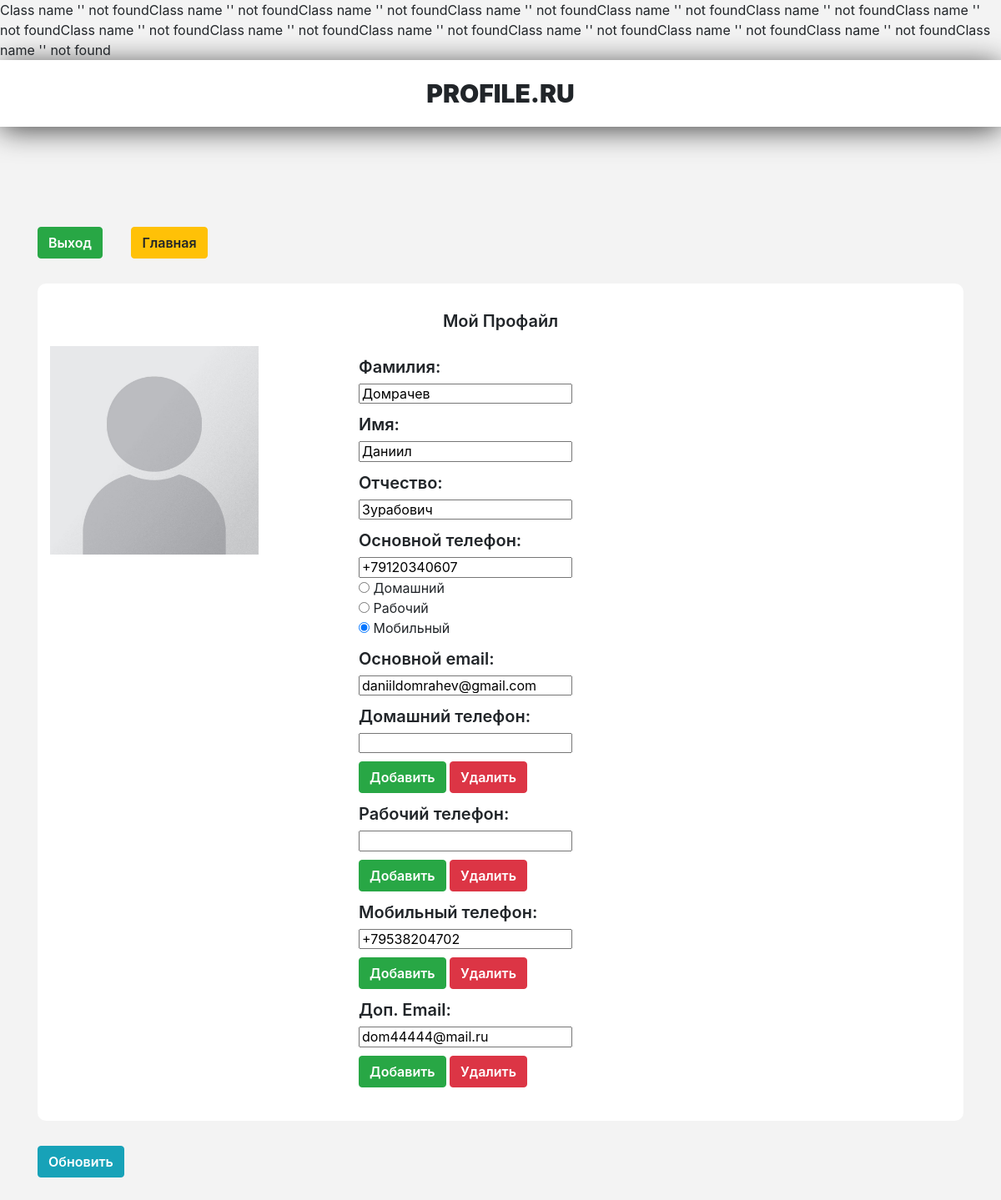
/profile/update/ (signed in), run on the app's committed database.
### tables this page shows
CREATE TABLE `profiles` (
  `id` int(11) NOT NULL,
  `name` varchar(255) NOT NULL,
  `last_name` varchar(255) NOT NULL,
  `patronymic` varchar(255) NOT NULL,
  `user_id` int(11) NOT NULL,
  `phone` varchar(255) NOT NULL,
  `phone_type` int(11) NOT NULL DEFAULT '2',
  `email` varchar(255) NOT NULL
);

CREATE TABLE `phones` (
  `id` int(11) NOT NULL,
  `number` varchar(255) NOT NULL,
  `phone_type` int(11) NOT NULL DEFAULT '2',
  `profile_id` int(11) NOT NULL
);

CREATE TABLE `emails` (
  `id` int(11) NOT NULL,
  `email` varchar(255) NOT NULL,
  `profile_id` int(11) NOT NULL
);

### Core/View.php (called while the page is built, shortened)
<?php
class View
{
    public function render(Page $page){
        return $this->renderLayout($page, $this->renderView($page));
    }
    private function renderLayout(Page $page, $content){
        $layoutPath = $_SERVER['DOCUMENT_ROOT']."/project/layouts/".$page->layout.".php";
        if (file_exists($layoutPath)){
            return ob_get_clean();
        }
    }
    private function renderView(Page $page){
        $viewPath = $_SERVER['DOCUMENT_ROOT']."/project/views/".$page->view.".php";
        if(file_exists($viewPath)){
            $data = $page->data;
            extract($data);
            include $viewPath;
            return ob_get_clean();
        }
    }
}

### Core/Controller.php (called while the page is built, shortened)
<?php
class Controller
{
    public function __construct()
    {
        $this->auth = Auth::getInstance();
    }
}

### Core/Singelton.php (called while the page is built, shortened)
<?php
class Singelton
{
    private static $instances = [];
    public static function getInstance(){
        $subclass = static::class;
        if(!isset(self::$instances[$subclass])){
            self::$instances[$subclass] = new static;
        }
        return self::$instances[$subclass];
    }
}

### Core/Auth.php (called while the page is built, shortened)
<?php
class Auth extends Singelton
{
    public function getUserId(){
        if ($this->isAuth()){
            return $_SESSION['user_id'];
        }else{
            return false;
        }
    }
    public function isAuth(){
        if(isset($_SESSION['is_auth'])){
            return $_SESSION['is_auth'];
        }else{
            return false;
        }
    }
}

### Core/Model.php (called while the page is built, shortened)
<?php
class Model
{
    private static $link;
    public function __construct()
    {
        if(!self::$link){
            self::$link = new \mysqli(DB_HOST,DB_USER,DB_PASS, DB_NAME);
            mysqli_query(self::$link, "SET NAMES 'utf8'");
        }
    }
    public static function where($name, $value){
        $model = new static();
        $table = $model->table;
        $query = "SELECT * FROM ".$table." WHERE ".$name." = '".$value."';";
        $results = self::$link->query($query);
        $models = [];
        while($row = $results->fetch_assoc()){
            $model = new static();
            foreach($row as $key=>$value){
                $model->$key = $value;
            }
            $models[] = $model;
        }
        return $models;
    }
    public static function whereMany($data){
        $model = new static();
        $table = $model->table;
        $where_str = "";
        foreach ($data as $key=>$value){
            $where_str.= " ".$key." = '".$value."' AND";
        }
        $query = 'SELECT * FROM '.$table.' WHERE'.substr($where_str, 0, -3).";";
        $results = self::$link->query($query);
        $models = [];
        while($row = $results->fetch_assoc()){
            $model = new static();
            foreach($row as $key=>$value){
                $model->$key = $value;
            }
            $models[] = $model;
        }
        return $models;
    }
}

### App/Controllers/ProfileController.php (called while the page is built, shortened)
<?php
class ProfileController extends Controller
{
    public function update(){
        $profiles = ProfileModel::where("user_id", $this->auth->getUserId());
        if(count($profiles) > 0){
            $profile = $profiles[0];
            $home_phones = PhoneModel::whereMany(["profile_id"=>$profile->id, "phone_type"=>0]);
            $work_phones = PhoneModel::whereMany(["profile_id"=>$profile->id, "phone_type"=>1]);
            $mob_phones = PhoneModel::whereMany(["profile_id"=>$profile->id, "phone_type"=>2]);
            $emails = EmailModel::where("profile_id", $profile->id);
            return $this->view("update", ["profile"=>$profile, "home_phones"=>$home_phones,
                "work_phones"=>$work_phones,
                "mob_phones"=>$mob_phones,
                "emails"=>$emails]);
        }
    }
}

### Core/Dispatcher.php (called while the page is built, shortened)
<?php
class Dispatcher
{
    private $controller;
    private $controllerAction;
    private $track;
    public function getPage(Track $track){
        $this->track = $track;
        $this->controllerAction = $this->track->action;
        $this->controller = new $controllerClass();
        $data = $this->getDataAction();
        return $this->controller->render($data[0], $data[1]);
    }
    private function  getDataAction(){
        if(empty($this->track->params)){
            $data = $this->track->params;
            $action = $this->controllerAction;
            return $this->controller->$action($data);
        }
        return $this->controller->$this->controllerAction();
    }
}

### project/views/update.php (the view)
<div class="menu">
    <a href="/logout/">
        <button class="btn btn-success">Выход</button>
    </a>
    <a href="/">
        <button class="btn btn-warning btn-profile">Главная</button>
    </a>
</div>
<form action="/profile/update/" method="post">
    <div class="ank">
        <div class="ank__title">Мой Профайл</div>
        <div class="row">
            <div class="col-xl-3">
                <div class="ank__img">
                    <img src="/project/webroot/img/none.jpg" alt="">
                </div>
            </div>
            <div class="col-xl-8 offset-xl-1">
                <div class="ank__atr">
                    <div class="ank__atr-name">Фамилия:</div>
                    <input type="text" name="last_name" value="<?=$profile->last_name?>" required>
                </div>
                <div class="ank__atr">
                    <div class="ank__atr-name">Имя:</div>
                    <input type="text" name="first_name" value="<?=$profile->name?>" required>
                </div>
                <div class="ank__atr">
                    <div class="ank__atr-name">Отчество:</div>
                    <input type="text" name="patronymic" value="<?=$profile->patronymic?>" required>
                </div>
                <div class="ank__atr">
                    <div class="ank__atr-name">Основной телефон:</div>
                    <input type="text" name="main_phone" value="<?=$profile->phone?>" required><br>
                    <input type="radio" name="phone_type" value="0"> Домашний<br>
                    <input type="radio" name="phone_type" value="1"> Рабочий<br>
                    <input type="radio" name="phone_type" value="2" checked> Мобильный<br>
                </div>
                <div class="ank__atr">
                    <div class="ank__atr-name">Основной email:</div>
                    <input type="text" name="main_email" value="<?=$profile->email?>" required>
                </div>
                <div class="ank__atr" id="home">
                    <div class="ank__atr-name">Домашний телефон:</div>
                    <div id="home-phones">
                        <div class="ank__atr-line">
                            <?if(count($home_phones) > 0):?>
                            <?foreach ($home_phones as $phone):?>
                                    <input type="text" name="home_phone[]" value="<?=$phone->number?>">
                            <?endforeach;?>
                            <?else:?>
                                <input type="text" name="home_phone[]">
                            <?endif;?>
                        </div>
                    </div>
                    <div class="ank__atr-line">
                        <div class="btn btn-success" id="add_home">Добавить</div>
                        <div class="btn btn-danger" id="del_home">Удалить</div>
                    </div>
                </div>
                <div class="ank__atr">
                    <div class="ank__atr-name">Рабочий телефон:</div>
                    <div id="work-phones">
                        <div class="ank__atr-line">
                            <?if(count($work_phones) > 0):?>
                            <?foreach ($work_phones as $phone):?>
                            <input type="text" name="work_phone[]" value="<?=$phone->number?>">
                                <?endforeach;?>
                            <?else:?>
                                <input type="text" name="work_phone[]">
                            <?endif;?>
                        </div>
                    </div>
                    <div class="ank__atr-line">
                        <div class="btn btn-success" id="add_work">Добавить</div>
                        <div class="btn btn-danger" id="del_work">Удалить</div>
                    </div>
                </div>
                <div class="ank__atr">
                    <div class="ank__atr-name">Мобильный телефон:</div>
                    <div id="mobile-phones">
                        <div class="ank__atr-line">
                            <?if(count($mob_phones) > 0):?>
                            <?foreach ($mob_phones as $phone):?>
                            <input type="text" name="mobile_phone[]" value="<?=$phone->number?>">
                            <?endforeach;?>
                            <?else:?>
                                <input type="text" name="mobile_phone[]">
                            <?endif;?>
                        </div>
                    </div>
                    <div class="ank__atr-line">
                        <div class="btn btn-success" id="add_mob">Добавить</div>
                        <div class="btn btn-danger" id="del_mob">Удалить</div>
                    </div>
                </div>
                <div class="ank__atr">
                    <div class="ank__atr-name">Доп. Email:</div>
                    <div id="emails">
                        <div class="ank__atr-line">
                            <?if(count($emails) > 0):?>
                            <?foreach ($emails as $email):?>
                            <input type="email" name="emails[]" value="<?=$email->email?>">
                            <?endforeach;?>
                            <?else:?>
                                <input type="email" name="emails[]">
                            <?endif;?>
                        </div>
                    </div>
                    <div class="ank__atr-line">
                        <div class="btn btn-success" id="add_email">Добавить</div>
                        <div class="btn btn-danger" id="del_email">Удалить</div>
                    </div>
                </div>
            </div>
        </div>
    </div>
    <button class="btn btn-info btn__save">Обновить</button>
</form>

### project/webroot/css/main.css (style rules this page uses)
body { background-color: #F3F3F3; }
a { text-decoration: none; color: black; }
.btn { font-weight: 600; }
.btn-profile { margin-left: 30px; }
.ank { background-color: white; padding: 30px 15px; margin-top: 30px; border-radius: 10px; margin-bottom: 30px; }
.ank__img { width: 250px; height: 250px; }
.ank__img img { width: 100%; height: 100%; }
.ank__title { text-align: center; font-weight: 600; font-size: 20px; margin-bottom: 15px; }
.ank__atr { margin-top: 10px; }
.ank__atr-name { margin-bottom: 5px; font-weight: 600; font-size: 20px; }
.ank__atr-line { margin-bottom: 10px; }
.btn__save { margin-bottom: 30px; }

### data on the page
profiles: last_name "Домрачев", first_name "Даниил", patronymic "Зурабович", main_phone "+79120340607", main_email "daniildomrahev@gmail.com"
phones: number "+79538204702"
emails: email "dom44444@mail.ru"
